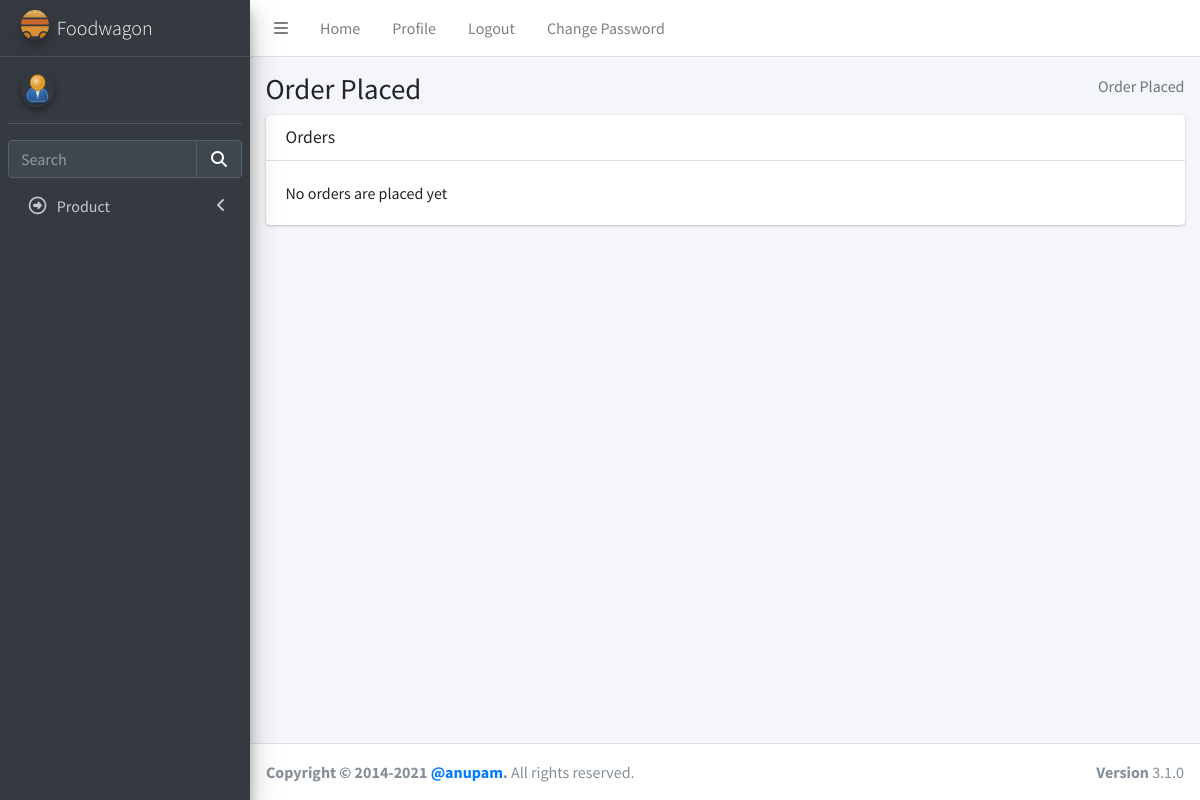
Before: /view_order/ with the older database file.
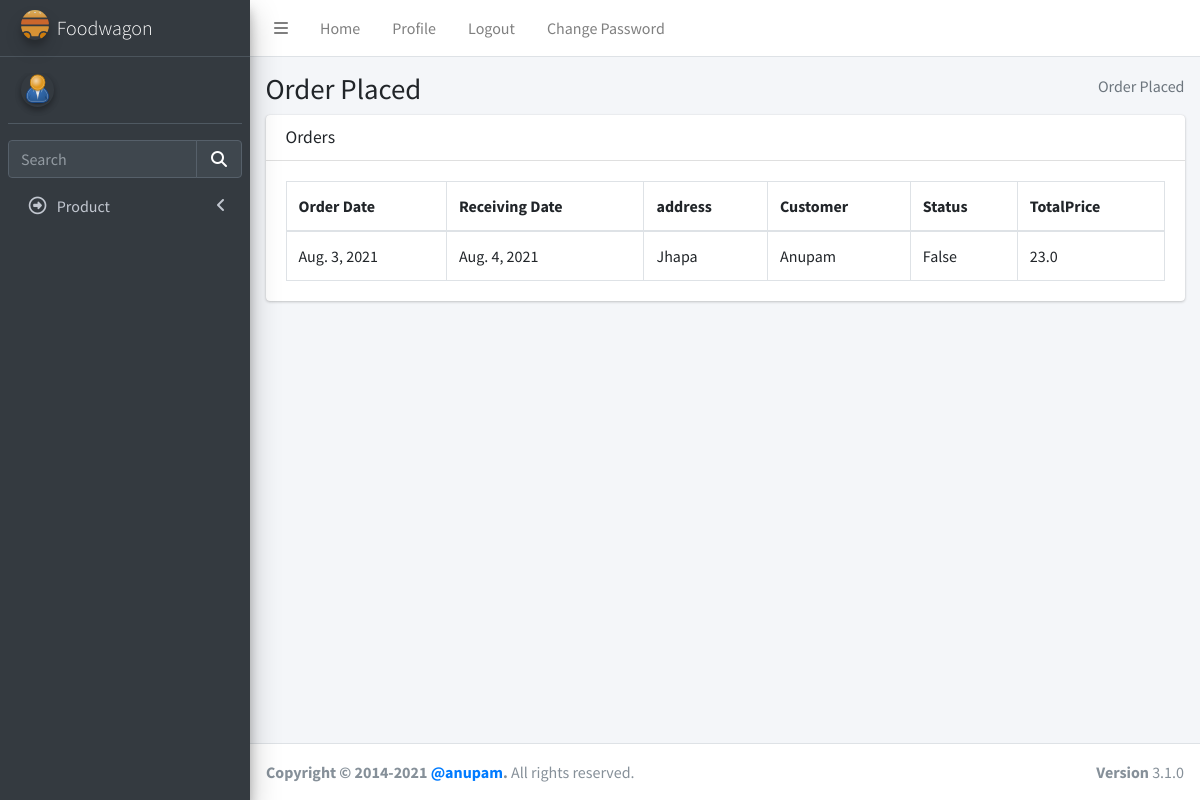
After: the same page with the newer database file.
### delivery/models.py (models this page shows)
class Order(models.Model):
    date_of_order = models.DateField(default=datetime.date.today)
    time = models.CharField(max_length=100)
    day = models.DateField(max_length=100)
    address = models.CharField(max_length=100)
    streetaddress = models.CharField(max_length=100)
    city = models.CharField(max_length=100)
    region = models.CharField(max_length=100)
    postal = models.IntegerField(max_length=100)
    country = models.CharField(max_length=100)
    user = models.ForeignKey(User, on_delete=models.CASCADE)
    status = models.BooleanField(default=False)
    total_price = models.DecimalField(max_digits=5, decimal_places=1)
    token = models.CharField(max_length=500, default="asdadasdasdada")

### login/models.py (models this page shows, shortened)
class User(AbstractBaseUser):
    email = models.EmailField(max_length=255, unique=True, default="a@gmail.com")
    address = models.TextField(max_length=30, blank=True)
    first_name = models.TextField(max_length=30, blank=True, default="eg aster")
    last_name = models.TextField(max_length=30, blank=True)
    is_staff = models.BooleanField(default=False)  # non super-user
    is_active = models.BooleanField(default=False)
    admin = models.BooleanField(default=False)  # a superuser
    last_login = models.DateTimeField(blank=True, null=True, verbose_name="last login")
    profile_pic = models.ImageField(blank=True, null=True, upload_to="images/user/")
    USERNAME_FIELD = "email"
    objects = UserManager()

### delivery/views.py (the view)
# urls.py: path("view_order/", views.View_Order.as_view(), name="view_order"),
class View_Order(TemplateView):
    template_name = "admin/order_view.html"
    def get(self, request):
        order = Order.objects.all()
        return render(
            request,
            self.template_name,
            {"order":order}
        )

### templates/admin/order_view.html (shortened to what this page needs)
{%extends "admin/base.html" %} {% load static %}
{% block csspart %}
<link rel="stylesheet" href="{% static 'plugins/fontawesome-free/css/all.min.css' %}">
<link rel="stylesheet" href="{% static 'plugins/datatables-bs4/css/dataTables.bootstrap4.min.css' %}">
<link rel="stylesheet" href="{% static 'plugins/datatables-responsive/css/responsive.bootstrap4.min.css' %}">
<link rel="stylesheet" href="{% static 'dist/css/adminlte.min.css' %}">
</head>
{% endblock csspart %}
{%block bodycontent%}
<body class="hold-transition sidebar-mini">
    <div class="wrapper">
        <div class="content-wrapper">
            <section class="content-header">
                <div class="container-fluid">
                    <div class="row mb-2">
                        <div class="col-sm-6">
                            <h1>Order Placed</h1>
                        </div>
                        <div class="col-sm-6">
                            <ol class="breadcrumb float-sm-right">
                                <li class="breadcrumb-item active">Order Placed</li>
                            </ol>
                        </div>
                    </div>
                </div>
                {% if order %}
                <section class="content">
                    <div class="container-fluid">
                        <div class="row">
                            <div class="col-12">
                                <div class="card">
                                    <div class="card-header">
                                        <h3 class="card-title">Orders</h3>
                                    </div>
                                    <div class="card-body">
                                        <table id="example2" class="table table-bordered table-hover">
                                            <thead>
                                                <tr>
                                                    <th>Order Date</th>
                                                    <th>Receiving Date</th>
                                                    <th>address</th>
                                                    <th>Customer</th>
                                                    <th>Status</th>
                                                    <th>TotalPrice</th>
                                                </tr>
                                            </thead>
                                            <tbody>
                                                {% for orders in order %}
                                                <tr>
                                                    <td>{{orders.date_of_order}}</td>
                                                    <td>{{orders.day}}</td>
                                                    <td>{{orders.address}}</td>
                                                    <td>{{orders.user.first_name}}</td>
                                                    <td>{{orders.status}}</td>
                                                    <td>{{orders.total_price}}</td>
                                                </tr>
                                                {% endfor%}
                                            </tbody>
                                        </table>
                                    </div>
                                </div>
                            </div>
                        </div>
                    </div>
                </section>
                {%else%}
                <section class="content">
                    <div class="container-fluid">
                        <div class="row">
                            <div class="col-12">
                                <div class="card">
                                    <div class="card-header">
                                        <h3 class="card-title">Orders</h3>
                                    </div>
                                    <div class="card-body">
                                        No orders are placed yet
                                    </div>
                                </div>
                            </div>
                        </div>
                    </div>
                </section>
                {%endif%}
        </div>
        {%endblock bodycontent%}

### templates/admin/base.html (shortened to what this page needs)
<!DOCTYPE html>
<html lang="en">
{% load static %}
<head>
  {% block csspart %}{% endblock csspart %}
</head>
{% block nav%}
<div class="wrapper">
  <nav class="main-header navbar navbar-expand navbar-white navbar-light">
    <ul class="navbar-nav">
      <li class="nav-item">
        <a class="nav-link" data-widget="pushmenu" href="#" role="button"><i class="fas fa-bars"></i></a>
      </li>
      <li class="nav-item d-none d-sm-inline-block">
        <a href="#" class="nav-link">Home</a>
      </li>
      <li class="nav-item d-none d-sm-inline-block"><a href="{% url 'admins:profile' user.id %}"
          class="nav-link">Profile</a></li>
      <li class="nav-item d-none d-sm-inline-block"><a href="{% url 'login:logout' %}" class="nav-link">Logout</a></li>
      <li class="nav-item d-none d-sm-inline-block" data-toggle="modal" data-target="#myModal"><a href="#"
          class="nav-link">Change Password</a></li>
    </ul>
  </nav>
  <aside class="main-sidebar sidebar-dark-primary elevation-4">
    <a href="index3.html" class="brand-link">
      <img src="{%static 'assets/img/gallery/logo.svg' %}" alt="AdminLTE Logo"
        class="brand-image img-circle elevation-3" style="opacity: 0.8" />
      <span class="brand-text font-weight-light">Foodwagon</span>
    </a>
    <div class="sidebar">
      <div class="user-panel mt-3 pb-3 mb-3 d-flex">
        <div class="image">
          {%if user.profile_pic %}
          <img src="{{ user.profile_pic.url }}" class="img-circle elevation-2" alt="User Image" />
          {% else %}
          <img src="{% static 'image/user.png' %}" class="img-circle elevation-2" alt="User Image" />
          {% endif %}
        </div>
        <div class="info">
        </div>
      </div>
      <div class="form-inline">
        <div class="input-group" data-widget="sidebar-search">
          <input class="form-control form-control-sidebar" type="search" placeholder="Search" aria-label="Search" />
          <div class="input-group-append">
            <button class="btn btn-sidebar">
              <i class="fas fa-search fa-fw"></i>
            </button>
          </div>
        </div>
      </div>
      <nav class="mt-2">
        <ul class="nav nav-pills nav-sidebar flex-column" data-widget="treeview" role="menu" data-accordion="false">
          <li class="nav-item">
            <a href="#" class="nav-link">
              <i class="nav-icon far fa-arrow-alt-circle-right"></i>
              <p>
                Product
                <i class="fas fa-angle-left right"></i>
              </p>
            </a>
          </li>
        </ul>
      </nav>
    </div>
  </aside>
  {% endblock nav%}
  {% block bodycontent%}
  {% endblock bodycontent%}
  <footer class="main-footer">
    <strong>Copyright &copy; 2014-2021
      <a href="https://adminlte.io">@anupam</a>.</strong>
    All rights reserved.
    <div class="float-right d-none d-sm-inline-block">
      <b>Version</b> 3.1.0
    </div>
  </footer>
</div>
</body>
</html>

### templates/admin/order_view.html (style rules this page uses)
.elevation-2 { height: 50px; }
button { outline: none; border: none; }

Changed rows visible on the page:
added Order: date_of_order "Aug. 3, 2021", day "Aug. 4, 2021", address "Jhapa", user.first_name "Anupam", status "False", total_price "23.0"
Other visible differences:
text no longer shown: "No orders are placed yet"
text now shown: "Order Date Receiving Date address Customer Status TotalPrice"
